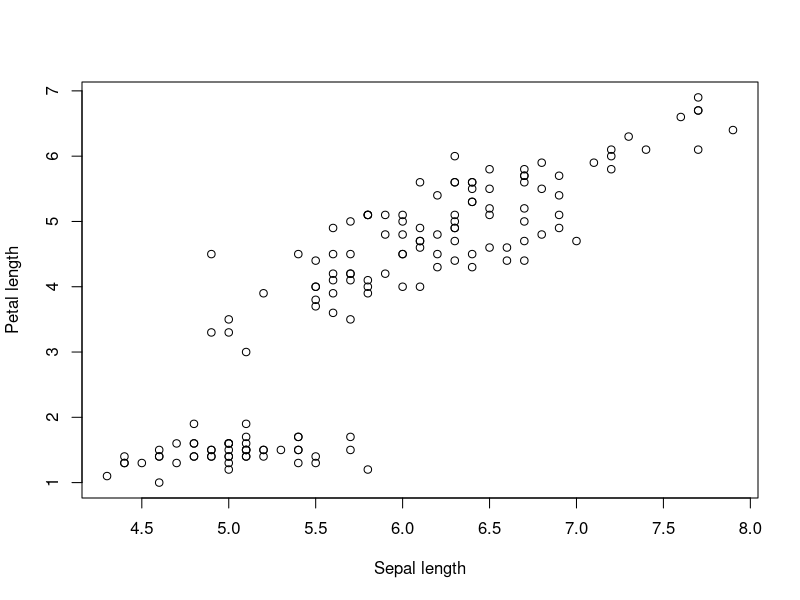

This chart was generated by the following R code:
## ---- chunk 1
plot(iris$Sepal.Length, iris$Petal.Length,
     xlab = 'Sepal length',
     ylab = 'Petal length')

